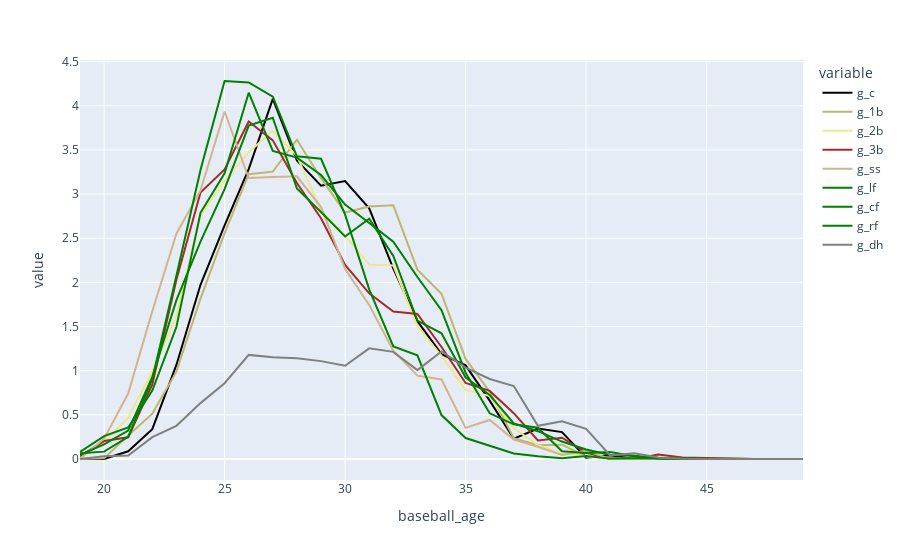

Notebook code for this chart:
### Code cell
# Let's look at playing time by age

pt_by_age = yrly_games.query('2010<=year_id<2020').groupby('baseball_age')[pos_cols].sum()/10/162
position_colors = {'g_c': 'black', 'g_1b': 'darkkhaki', 'g_2b': 'khaki', 'g_3b': 'brown', 'g_ss': 'tan', 'g_lf': 'green', 'g_cf': 'green', 'g_rf': 'green', 'g_dh': 'grey'}

px.line(pt_by_age,color_discrete_map=position_colors)

### Figure 1 — Plotly figure (JSON) as saved in the notebook; plotly's stock layout.template omitted (floating-point values rounded to 4 significant figures)
{"data": [{"hovertemplate": "variable=g_c<br>baseball_age=%{x}<br>value=%{y}<extra></extra>", "legendgroup": "g_c", "line": {"color": "black", "dash": "solid"}, "mode": "lines", "name": "g_c", "orientation": "v", "showlegend": true, "type": "scatter", "x": [19, 20, 21, 22, 23, 24, 25, 26, 27, 28, 29, 30, 31, 32, 33, 34, 35, 36, 37, 38, 39, 40, 41, 42, 43, 44, 45, 47, 49], "xaxis": "x", "y": [0, 0, 0.08765, 0.3383, 1.065, 1.973, 2.644, 3.283, 4.077, 3.38, 3.095, 3.146, 2.838, 2.157, 1.56, 1.188, 1.06, 0.6605, 0.2296, 0.3444, 0.3049, 0.01358, 0.04198, 0, 0, 0, 0, 0, 0], "yaxis": "y"}, {"hovertemplate": "variable=g_1b<br>baseball_age=%{x}<br>value=%{y}<extra></extra>", "legendgroup": "g_1b", "line": {"color": "darkkhaki", "dash": "solid"}, "mode": "lines", "name": "g_1b", "orientation": "v", "showlegend": true, "type": "scatter", "x": [19, 20, 21, 22, 23, 24, 25, 26, 27, 28, 29, 30, 31, 32, 33, 34, 35, 36, 37, 38, 39, 40, 41, 42, 43, 44, 45, 47, 49], "xaxis": "x", "y": [0, 0.007407, 0.2673, 0.513, 0.9889, 1.817, 2.556, 3.224, 3.253, 3.614, 3.18, 2.791, 2.859, 2.873, 2.143, 1.872, 1.133, 0.7611, 0.2358, 0.1556, 0.1623, 0.02716, 0.01049, 0.00679, 0.002469, 0.0006173, 0.001235, 0, 0], "yaxis": "y"}, {"hovertemplate": "variable=g_2b<br>baseball_age=%{x}<br>value=%{y}<extra></extra>", "legendgroup": "g_2b", "line": {"color": "khaki", "dash": "solid"}, "mode": "lines", "name": "g_2b", "orientation": "v", "showlegend": true, "type": "scatter", "x": [19, 20, 21, 22, 23, 24, 25, 26, 27, 28, 29, 30, 31, 32, 33, 34, 35, 36, 37, 38, 39, 40, 41, 42, 43, 44, 45, 47, 49], "xaxis": "x", "y": [0.003086, 0.1932, 0.4685, 0.9901, 1.613, 2.757, 3.153, 3.473, 3.716, 3.432, 2.811, 2.529, 2.201, 2.192, 1.501, 1.167, 0.7827, 0.713, 0.3494, 0.1574, 0.06358, 0.03272, 0, 0, 0.01173, 0.009877, 0.01481, 0, 0], "yaxis": "y"}, {"hovertemplate": "variable=g_3b<br>baseball_age=%{x}<br>value=%{y}<extra></extra>", "legendgroup": "g_3b", "line": {"color": "brown", "dash": "solid"}, "mode": "lines", "name": "g_3b", "orientation": "v", "showlegend": true, "type": "scatter", "x": [19, 20, 21, 22, 23, 24, 25, 26, 27, 28, 29, 30, 31, 32, 33, 34, 35, 36, 37, 38, 39, 40, 41, 42, 43, 44, 45, 47, 49], "xaxis": "x", "y": [0.03148, 0.2031, 0.2457, 0.8444, 2.028, 3.018, 3.278, 3.82, 3.607, 3.125, 2.726, 2.198, 1.875, 1.669, 1.641, 1.269, 0.8605, 0.771, 0.5185, 0.2099, 0.2414, 0.07284, 0, 0, 0.05123, 0.0179, 0.01111, 0, 0], "yaxis": "y"}, {"hovertemplate": "variable=g_ss<br>baseball_age=%{x}<br>value=%{y}<extra></extra>", "legendgroup": "g_ss", "line": {"color": "tan", "dash": "solid"}, "mode": "lines", "name": "g_ss", "orientation": "v", "showlegend": true, "type": "scatter", "x": [19, 20, 21, 22, 23, 24, 25, 26, 27, 28, 29, 30, 31, 32, 33, 34, 35, 36, 37, 38, 39, 40, 41, 42, 43, 44, 45, 47, 49], "xaxis": "x", "y": [0.001852, 0.2296, 0.7407, 1.672, 2.551, 3.041, 3.934, 3.181, 3.193, 3.201, 2.852, 2.152, 1.744, 1.226, 0.9438, 0.9006, 0.3525, 0.442, 0.2191, 0.1389, 0.04568, 0.09444, 0, 0, 0.005556, 0.005556, 0.006173, 0, 0], "yaxis": "y"}, {"hovertemplate": "variable=g_lf<br>baseball_age=%{x}<br>value=%{y}<extra></extra>", "legendgroup": "g_lf", "line": {"color": "green", "dash": "solid"}, "mode": "lines", "name": "g_lf", "orientation": "v", "showlegend": true, "type": "scatter", "x": [19, 20, 21, 22, 23, 24, 25, 26, 27, 28, 29, 30, 31, 32, 33, 34, 35, 36, 37, 38, 39, 40, 41, 42, 43, 44, 45, 47, 49], "xaxis": "x", "y": [0.08086, 0.2599, 0.3562, 0.7741, 1.494, 2.787, 3.234, 4.148, 3.488, 3.412, 3.215, 2.881, 2.672, 2.461, 2.06, 1.685, 0.9772, 0.5173, 0.3926, 0.3543, 0.08827, 0.06728, 0.07963, 0.03025, 0.005556, 0.00679, 0.0006173, 0, 0], "yaxis": "y"}, {"hovertemplate": "variable=g_cf<br>baseball_age=%{x}<br>value=%{y}<extra></extra>", "legendgroup": "g_cf", "line": {"color": "green", "dash": "solid"}, "mode": "lines", "name": "g_cf", "orientation": "v", "showlegend": true, "type": "scatter", "x": [19, 20, 21, 22, 23, 24, 25, 26, 27, 28, 29, 30, 31, 32, 33, 34, 35, 36, 37, 38, 39, 40, 41, 42, 43, 44, 45, 47, 49], "xaxis": "x", "y": [0.06481, 0.08333, 0.2506, 0.9056, 2.074, 3.272, 4.28, 4.264, 4.102, 3.427, 3.399, 2.767, 1.92, 1.274, 1.173, 0.4975, 0.237, 0.1488, 0.06235, 0.03025, 0.008025, 0.03519, 0.004321, 0.008642, 0.006173, 0, 0, 0, 0], "yaxis": "y"}, {"hovertemplate": "variable=g_rf<br>baseball_age=%{x}<br>value=%{y}<extra></extra>", "legendgroup": "g_rf", "line": {"color": "green", "dash": "solid"}, "mode": "lines", "name": "g_rf", "orientation": "v", "showlegend": true, "type": "scatter", "x": [19, 20, 21, 22, 23, 24, 25, 26, 27, 28, 29, 30, 31, 32, 33, 34, 35, 36, 37, 38, 39, 40, 41, 42, 43, 44, 45, 47, 49], "xaxis": "x", "y": [0.04815, 0.1648, 0.3222, 0.9296, 1.798, 2.461, 3.056, 3.775, 3.864, 3.062, 2.796, 2.519, 2.72, 2.298, 1.567, 1.423, 0.9222, 0.7247, 0.4037, 0.3148, 0.1975, 0.1068, 0.04568, 0.03704, 0.009877, 0.0006173, 0.001235, 0, 0], "yaxis": "y"}, {"hovertemplate": "variable=g_dh<br>baseball_age=%{x}<br>value=%{y}<extra></extra>", "legendgroup": "g_dh", "line": {"color": "grey", "dash": "solid"}, "mode": "lines", "name": "g_dh", "orientation": "v", "showlegend": true, "type": "scatter", "x": [19, 20, 21, 22, 23, 24, 25, 26, 27, 28, 29, 30, 31, 32, 33, 34, 35, 36, 37, 38, 39, 40, 41, 42, 43, 44, 45, 47, 49], "xaxis": "x", "y": [0.0006173, 0.03025, 0.03889, 0.2469, 0.3753, 0.6327, 0.858, 1.178, 1.152, 1.141, 1.108, 1.056, 1.252, 1.213, 1.006, 1.219, 1.035, 0.9056, 0.8259, 0.3753, 0.4259, 0.342, 0.04074, 0.06481, 0.01667, 0.003086, 0.0006173, 0, 0], "yaxis": "y"}], "layout": {"legend": {"title": {"text": "variable"}, "tracegroupgap": 0}, "margin": {"t": 60}, "xaxis": {"anchor": "y", "domain": [0, 1], "title": {"text": "baseball_age"}}, "yaxis": {"anchor": "x", "domain": [0, 1], "title": {"text": "value"}}}}
